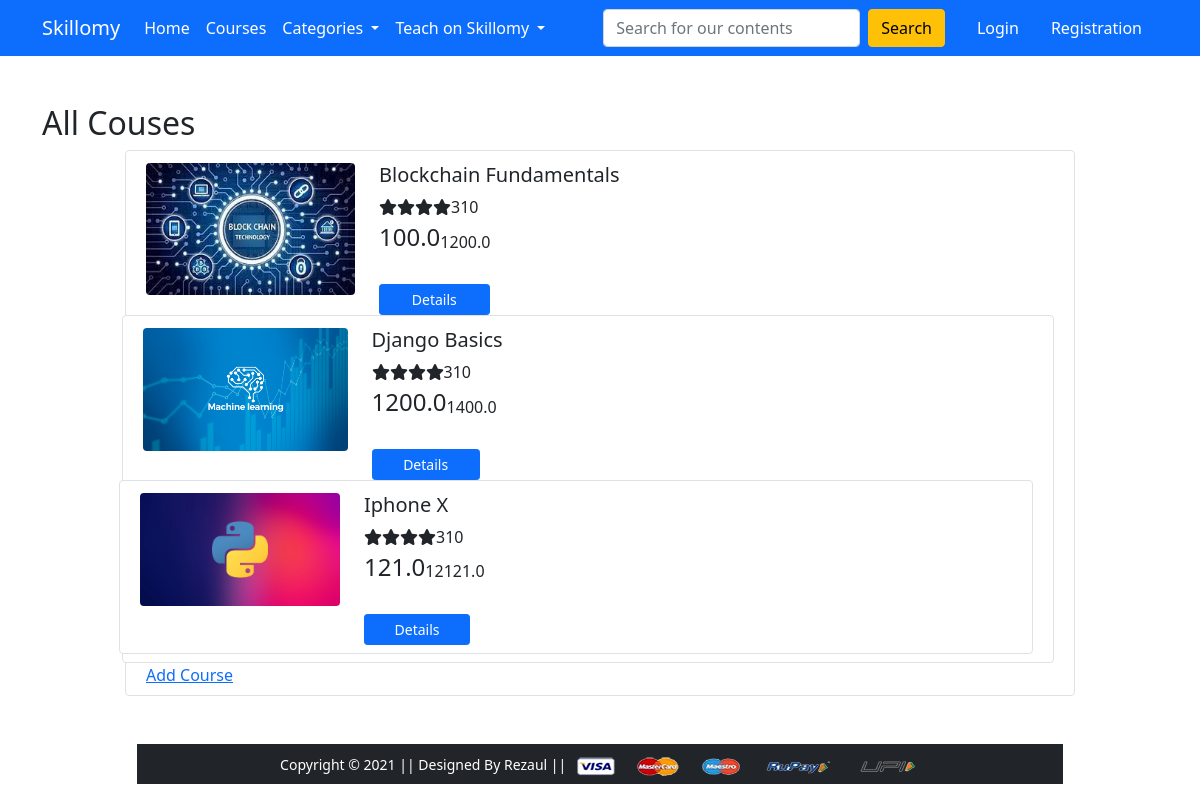
Page /create_course/ on the earlier database version.
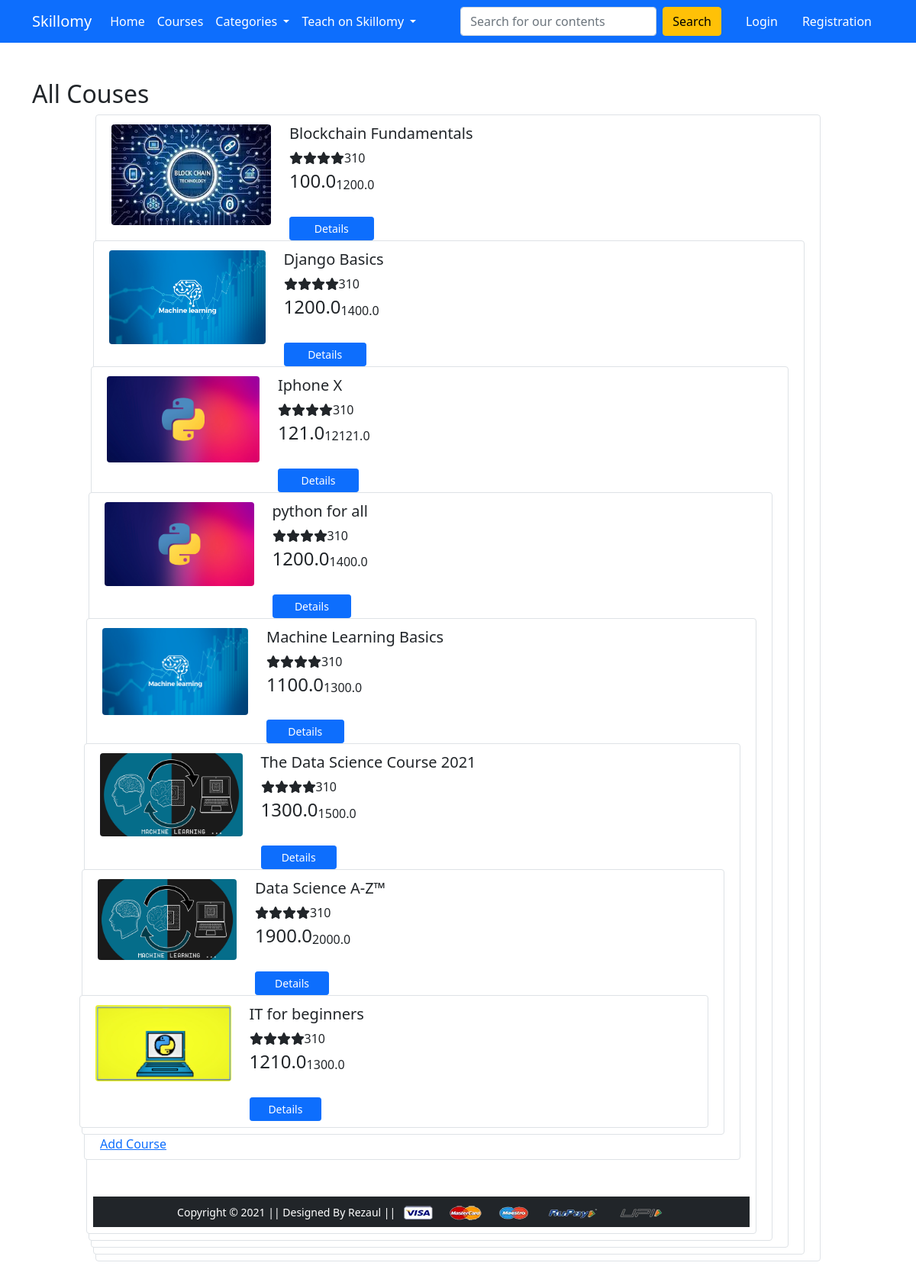
Same page on the later database version.
### app/models.py (models this page shows, shortened)
class Product(models.Model):
	title=models.CharField(max_length=50)
	selling_price= models.FloatField()
	discounted_price=models.FloatField()
	description=models.CharField(max_length=200)
	level=models.CharField(choices=LEVEL_CHOICES, max_length=20, default="Not sure")
	category=models.CharField(choices=CATEGORY_CHOICES,max_length=2)
	category_id=models.ForeignKey(Categories,on_delete=models.CASCADE,default='coding')
	content=models.ForeignKey(Content,on_delete=models.CASCADE,default='none')
	product_image=models.ImageField(upload_to='productimg',blank=True, null=True)

### app/views.py (the view)
# urls.py: path('create_course/',views.HomeView.as_view(),name='create-course'),
class HomeView(ListView):
	model=Product
	template_name='app/create_course.html'

### app/templates/app/create_course.html (shortened to what this page needs)
{% extends 'app/base.html' %}
{% load static %}
{% block main-content %}
<div class="container mt-5 mb-5">
    <div class="d-flex justify-content-center row">
      <h2>All Couses</h2>
        <div class="col-md-10">
            {% for product in object_list %}
            {% if product.product_image %}
            <div class="row p-2 bg-white border rounded">
              <div class="col-md-3 mt-1"><img class="img-fluid img-responsive rounded product-image" src="{{product.product_image.url}}" alt="image"></div>
              {% else %}
              <div class="col-md-3 mt-1"><img class="img-fluid img-responsive rounded product-image" src="{{product.product_image.url}}" alt="image"></div>
              {% endif %}
                <div class="col-md-6 mt-1">
                    <h5>{{product.title}}</h5>
                    <div class="d-flex flex-row">
                        <div class="ratings mr-2"><i class="fa fa-star"></i><i class="fa fa-star"></i><i class="fa fa-star"></i><i class="fa fa-star"></i></div><span>310</span>
                    </div>
                <div class="align-items-center align-content-center col-md-3 border-left mt-1">
                    <div class="d-flex flex-row align-items-center">
                        <h4 class="mr-1">{{product.discounted_price}}</h4><span class="strike-text">{{product.selling_price}}</span>
                    </div>
                    <div class="d-flex flex-column mt-4"><a class="btn btn-primary btn-sm" href="{% url 'product-detail' product.id %}">Details</a>
                   </div>
                </div>
            </div>
            {% endfor %}
        </div>
    </div>
    <a href="{% url 'add-course' %}">Add Course</a>
</div>
{% endblock main-content%}

Differences in the rows shown:
added Product: product_image (picture), title "python for all", discounted_price "1200.0", selling_price "1400.0"
added Product: product_image (picture), title "Machine Learning Basics", discounted_price "1100.0", selling_price "1300.0"
added Product: product_image (picture), title "The Data Science Course 2021", discounted_price "1300.0", selling_price "1500.0"
added Product: product_image (picture), title "Data Science A-Z™", discounted_price "1900.0", selling_price "2000.0"
added Product: product_image (picture), title "IT for beginners", discounted_price "1210.0", selling_price "1300.0"
